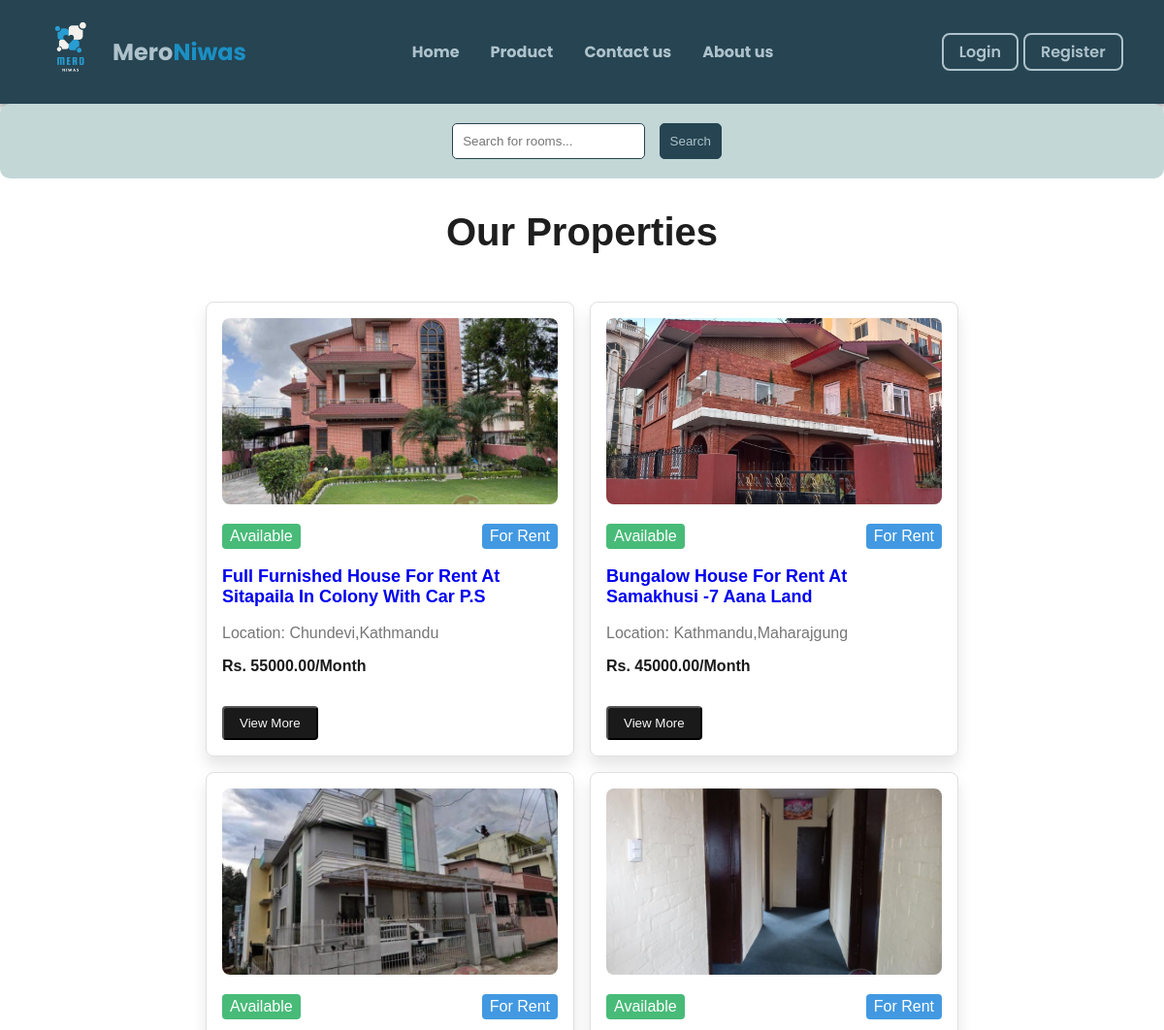
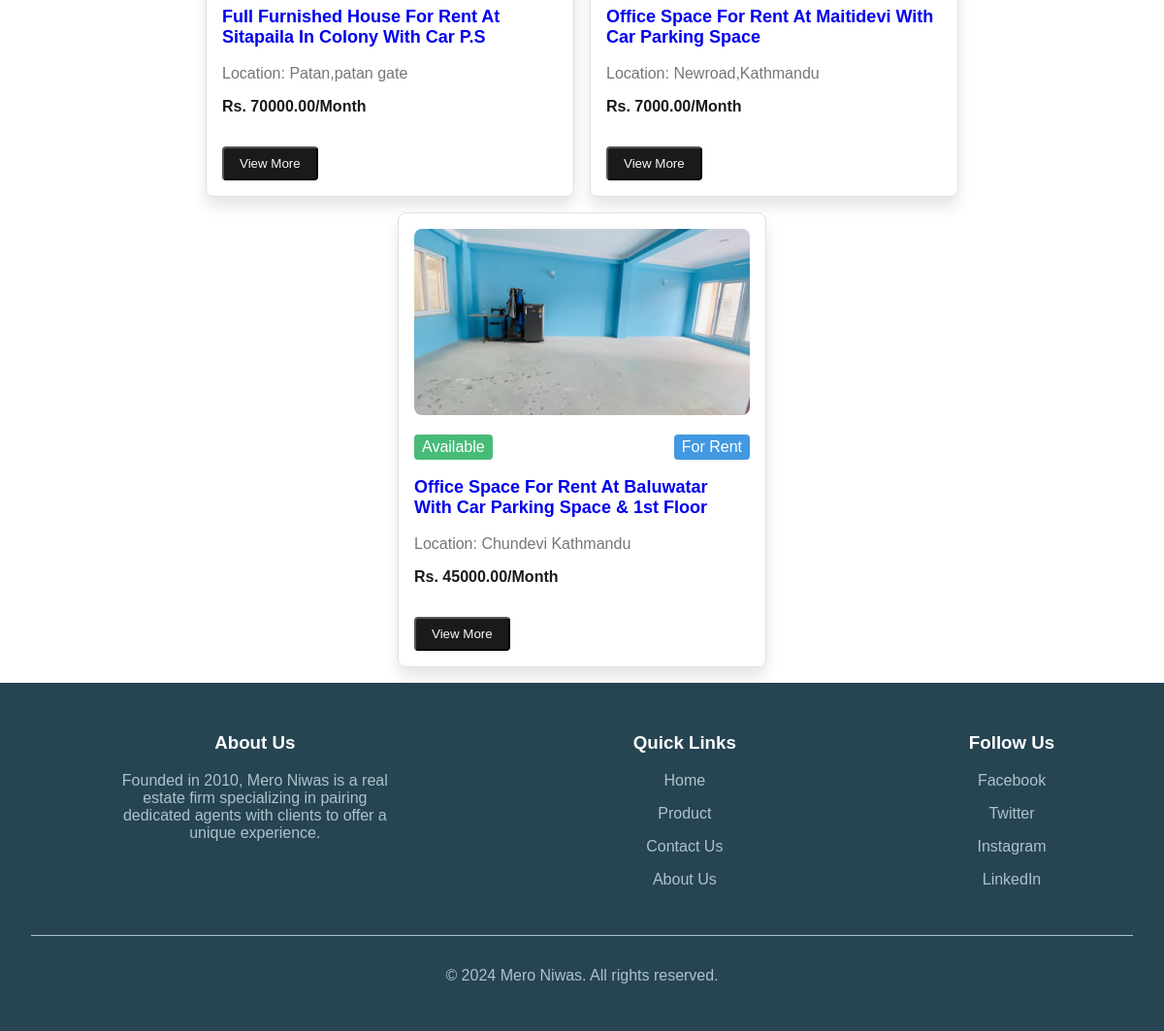
/Product/, run on the app's committed database (2 pictures, top to bottom).
### home/models.py (models this page shows, shortened)
class Room(models.Model):
    title = models.CharField(max_length=200)
    description = models.TextField()
    img = models.FileField(upload_to='static/uploads')  # FileField for uploading images
    location = models.CharField(max_length=100)
    price = models.DecimalField(max_digits=10, decimal_places=2)
    user = models.CharField(default="null" , max_length=255, null=False)
    contact_number = models.CharField(max_length=15, null=True)
    email = models.EmailField(max_length=254, null=True)

### home/views.py (the view)
# urls.py: path('Product/', views.show_product, name='show_product'),
def show_product(request):
    rooms = Room.objects.all()
    if request.user.is_authenticated:
        user_profile = UserProfile.objects.get(user=request.user)
        if user_profile.accountType == "broker":
            return show_productBroker(request, rooms)
        else:
            return render(request, 'home/Product.html', {'rooms': rooms})
    return render(request, 'home/Product.html', {'rooms': rooms})

### home/templates/home/Product.html (shortened to what this page needs)
{% extends 'layout.html' %} {% load static %} {% block main_content %}
<link rel="stylesheet" href="{% static 'css/Product.css' %}" />
<main>
  <div class="search-filter">
    <form method="GET" action="{% url 'show_product' %}">
      <input type="text" name="q" placeholder="Search for rooms..." />
      <button type="submit">Search</button>
    </form>
  </div>
  <h2 style="display: flex; justify-content: center; font-size: 40px;">Our Properties</h2>
  <div class="bg-background text-foreground">
<section class="container mx-auto my-8">
  <div class=" grid grid-cols-1 md:grid-cols-3 gap-4" style="display: flex; flex-wrap: wrap; justify-content: center;">
    {% for room in rooms %}
  <a href="{% url 'product_detail' room.id %}" class="bg-white"style="width: 380px;">
    <div class="border p-4 rounded-lg shadow-lg" >
      <img src="/{{room.img}}" alt="Featured Property 1" class="w-full h-48 object-cover rounded-lg mb-4" />
      <div class="flex justify-between items-center mb-2">
        <span class="bg-green-500 text-white px-2 py-1 rounded">Available</span>
        <span class="bg-blue-500 text-white px-2 py-1 rounded">For Rent</span>
      </div>
      <h3 class="text-lg font-bold">{{ room.title }}</h3>
      <p class="text-muted-foreground mb-2">Location: {{ room.location }}</p>
      <p class="text-primary font-bold">Rs. {{ room.price }}/Month</p>
      <button class="bg-primary text-primary-foreground px-4 py-2 rounded mt-4">View More</button>
    </div>
  </a>
  {% endfor %}
  </div>
</section>
</div>
</main>
{% endblock %}

### templates/layout.html (shortened to what this page needs)
{% load static %}
<!DOCTYPE html>
<html lang="en">
  <head>
    <link rel="stylesheet" href="{% static 'css/style.css'%}" />
  </head>
  <body>
    <header>
      <nav class="navbar">
        <div class="logo">
          <a href="{% url 'home' %}">
            <img src="{% static 'Assets/logo.png'%}" alt="Error loading" />
            <h2 id="ttxt">Mero</h2>
            <h2 id="txt">Niwas</h2>
          </a>
        </div>
        <div class="naav">
          <div class="nav">
            <h4 class="nav-item"><a href="{% url 'home' %}">Home</a></h4>
            <h4 class="nav-item"><a href="{% url 'show_product' %}">Product</a></h4>
            <h4 class="nav-item">
              <a href="{% url 'ContactUs' %}">Contact us</a>
            </h4>
            <h4 class="nav-item"><a href="{% url 'about_us' %}">About us</a></h4>
          </div>
          {% if user.is_authenticated %}
              <div class="user-info">
                  <div class="dropdown">
                    <button class="dropdown-toggle">Welcome, {{ user.username }}</button>
                    <div class="dropdown-menu">
                      <a href="{% url 'profile' %}">
                      <button class="value">
                        <svg
                          viewBox="0 0 16 16"
                          xmlns="http://www.w3.org/2000/svg"
                          data-name="Layer 2"
                        >
                          <path
                            fill="#7D8590"
                            d="m1.5 13v1a.5.5 0 0 0 .3379.4731 18.9718 18.9718 0 0 0 6.1621 1.0269 18.9629 18.9629 0 0 0 6.1621-1.0269.5.5 0 0 0 .3379-.4731v-1a6.5083 6.5083 0 0 0 -4.461-6.1676 3.5 3.5 0 1 0 -4.078 0 6.5083 6.5083 0 0 0 -4.461 6.1676zm4-9a2.5 2.5 0 1 1 2.5 2.5 2.5026 2.5026 0 0 1 -2.5-2.5zm2.5 3.5a5.5066 5.5066 0 0 1 5.5 5.5v.6392a18.08 18.08 0 0 1 -11 0v-.6392a5.5066 5.5066 0 0 1 5.5-5.5z"
                          ></path>
                        </svg>
                        Profile
                      </button>
                    </a>
                    <a href="">
                      <button class="value">
                        <svg id="Line" viewBox="0 0 32 32" xmlns="http://www.w3.org/2000/svg">
                          <path
                            fill="#7D8590"
                            id="XMLID_1646_"
                            d="m17.074 30h-2.148c-1.038 0-1.914-.811-1.994-1.846l-.125-1.635c-.687-.208-1.351-.484-1.985-.824l-1.246 1.067c-.788.677-1.98.631-2.715-.104l-1.52-1.52c-.734-.734-.78-1.927-.104-2.715l1.067-1.246c-.34-.635-.616-1.299-.824-1.985l-1.634-.125c-1.035-.079-1.846-.955-1.846-1.993v-2.148c0-1.038.811-1.914 1.846-1.994l1.635-.125c.208-.687.484-1.351.824-1.985l-1.068-1.247c-.676-.788-.631-1.98.104-2.715l1.52-1.52c.734-.734 1.927-.779 2.715-.104l1.246 1.067c.635-.34 1.299-.616 1.985-.824l.125-1.634c.08-1.034.956-1.845 1.994-1.845h2.148c1.038 0 1.914.811 1.994 1.846l.125 1.635c.687.208 1.351.484 1.985.824l1.246-1.067c.787-.676 1.98-.631 2.715.104l1.52 1.52c.734.734.78 1.927.104 2.715l-1.067 1.246c.34.635.616 1.299.824 1.985l1.634.125c1.035.079 1.846.955 1.846 1.993v2.148c0 1.038-.811 1.914-1.846 1.994l-1.635.125c-.208.687-.484 1.351-.824 1.985l1.067 1.246c.677.788.631 1.98-.104 2.715l-1.52 1.52c-.734.734-1.928.78-2.715.104l-1.246-1.067c-.635.34-1.299.616-1.985.824l-.125 1.634c-.079 1.035-.955 1.846-1.993 1.846zm-5.835-6.373c.848.53 1.768.912 2.734 1.135.426.099.739.462.772.898l.18 2.341 2.149-.001.18-2.34c.033-.437.347-.8.772-.898.967-.223 1.887-.604 2.734-1.135.371-.232.849-.197 1.181.089l1.784 1.529 1.52-1.52-1.529-1.784c-.285-.332-.321-.811-.089-1.181.53-.848.912-1.768 1.135-2.734.099-.426.462-.739.898-.772l2.341-.18h-.001v-2.148l-2.34-.18c-.437-.033-.8-.347-.898-.772-.223-.967-.604-1.887-1.135-2.734-.232-.37-.196-.849.089-1.181l1.529-1.784-1.52-1.52-1.784 1.529c-.332.286-.81.321-1.181.089-.848-.53-1.768-.912-2.734-1.135-.426-.099-.739-.462-.772-.898l-.18-2.341-2.148.001-.18 2.34c-.033.437-.347.8-.772.898-.967.223-1.887.604-2.734 1.135-.37.232-.849.197-1.181-.089l-1.785-1.529-1.52 1.52 1.529 1.784c.285.332.321.811.089 1.181-.53.848-.912 1.768-1.135 2.734-.099.426-.462.739-.898.772l-2.341.18.002 2.148 2.34.18c.437.033.8.347.898.772.223.967.604 1.887 1.135 2.734.232.37.196.849-.089 1.181l-1.529 1.784 1.52 1.52 1.784-1.529c.332-.287.813-.32 1.18-.089z"
                          ></path>
                          <path
                            id="XMLID_1645_"
                            fill="#7D8590"
                            d="m16 23c-3.859 0-7-3.141-7-7s3.141-7 7-7 7 3.141 7 7-3.141 7-7 7zm0-12c-2.757 0-5 2.243-5 5s2.243 5 5 5 5-2.243 5-5-2.243-5-5-5z"
                          ></path>
                        </svg>
                        Account
                      </button>
                    </a>
                      <button class="value">
                        <svg viewBox="0 0 128 128" xmlns="http://www.w3.org/2000/svg">
                          <path
                            fill="#7D8590"
                            d="m109.9 20.63a6.232 6.232 0 0 0 -8.588-.22l-57.463 51.843c-.012.011-.02.024-.031.035s-.023.017-.034.027l-4.721 4.722a1.749 1.749 0 0 0 0 2.475l.341.342-3.16 3.16a8 8 0 0 0 -1.424 1.967 11.382 11.382 0 0 0 -12.055 10.609c-.006.036-.011.074-.015.111a5.763 5.763 0 0 1 -4.928 5.41 1.75 1.75 0 0 0 -.844 3.14c4.844 3.619 9.4 4.915 13.338 4.915a17.14 17.14 0 0 0 11.738-4.545l.182-.167a11.354 11.354 0 0 0 3.348-8.081c0-.225-.02-.445-.032-.667a8.041 8.041 0 0 0 1.962-1.421l3.16-3.161.342.342a1.749 1.749 0 0 0 2.475 0l4.722-4.722c.011-.011.018-.025.029-.036s.023-.018.033-.029l51.844-57.46a6.236 6.236 0 0 0 -.219-8.589zm-70.1 81.311-.122.111c-.808.787-7.667 6.974-17.826 1.221a9.166 9.166 0 0 0 4.36-7.036 1.758 1.758 0 0 0 .036-.273 7.892 7.892 0 0 1 9.122-7.414c.017.005.031.014.048.019a1.717 1.717 0 0 0 .379.055 7.918 7.918 0 0 1 4 13.317zm5.239-10.131c-.093.093-.194.176-.293.26a11.459 11.459 0 0 0 -6.289-6.286c.084-.1.167-.2.261-.3l3.161-3.161 6.321 6.326zm7.214-4.057-9.479-9.479 2.247-2.247 9.479 9.479zm55.267-60.879-50.61 56.092-9.348-9.348 56.092-50.61a2.737 2.737 0 0 1 3.866 3.866z"
                          ></path>
                        </svg>
                        Appearance
                      </button>
                      <button class="value">
                        <svg id="svg8" viewBox="0 0 32 32" xmlns="http://www.w3.org/2000/svg">
                          <g id="layer1" transform="translate(-33.022 -30.617)">
                            <path
                              fill="#7D8590"
                              id="path26276"
                              d="m49.021 31.617c-2.673 0-4.861 2.188-4.861 4.861 0 1.606.798 3.081 1.873 3.834h-7.896c-1.7 0-3.098 1.401-3.098 3.1s1.399 3.098 3.098 3.098h4.377l.223 2.641s-1.764 8.565-1.764 8.566c-.438 1.642.55 3.355 2.191 3.795s3.327-.494 3.799-2.191l2.059-5.189 2.059 5.189c.44 1.643 2.157 2.631 3.799 2.191s2.63-2.153 2.191-3.795l-1.764-8.566.223-2.641h4.377c1.699 0 3.098-1.399 3.098-3.098s-1.397-3.1-3.098-3.1h-7.928c1.102-.771 1.904-2.228 1.904-3.834 0-2.672-2.189-4.861-4.862-4.861zm0 2c1.592 0 2.861 1.27 2.861 2.861 0 1.169-.705 2.214-1.789 2.652-.501.203-.75.767-.563 1.273l.463 1.254c.145.393.519.654.938.654h8.975c.626 0 1.098.473 1.098 1.1s-.471 1.098-1.098 1.098h-5.297c-.52 0-.952.398-.996.916l-.311 3.701c-.008.096-.002.191.018.285 0 0 1.813 8.802 1.816 8.82.162.604-.173 1.186-.777 1.348s-1.184-.173-1.346-.777c-.01-.037-3.063-7.76-3.063-7.76-.334-.842-1.525-.842-1.859 0 0 0-3.052 7.723-3.063 7.76-.162.604-.741.939-1.346.777s-.939-.743-.777-1.348c.004-.019 1.816-8.82 1.816-8.82.02-.094.025-.189.018-.285l-.311-3.701c-.044-.518-.477-.916-.996-.916h-5.297c-.627 0-1.098-.471-1.098-1.098s.472-1.1 1.098-1.1h8.975c.419 0 .793-.262.938-.654l.463-1.254c.188-.507-.062-1.07-.563-1.273-1.084-.438-1.789-1.483-1.789-2.652.001-1.591 1.271-2.861 2.862-2.861z"
                            ></path>
                          </g>
                        </svg>
                        Accessibility
                      </button>
                      <hr class="section-divider" style="margin: 4px;"/>
                      <a href="{% url 'logout' %}" style="margin: 0;">
                      <button class="value">
                        <img src="{% static 'Assets/logout.svg'%}" alt="." style="width: 15px; margin-left: 4px; ">
                        LogOut
                      </button>
                    </a>
                    </div>
                </div>
              </div>
          {% else %}
              <div class="log">
                  <a href="{% url 'login' %}" class="anker">
                      <button type="submit" class="button nav-item">
                          Login
                      </button>
                  </a>
                  <a href="{% url 'selectregister' %}" class="anker">
                      <button type="submit" class="button nav-item">
                          Register
                      </button>
                  </a>
              </div>
          {% endif %}
        </div>
      </nav>
    </header>
    <div class="main">
      {% block main_content %} {% endblock %}
    </div>
    <footer>
      <div class="footer-content">
        <div class="footer-section about">
          <h3>About Us</h3>
          <p>
            Founded in 2010, Mero Niwas is a real estate firm specializing in
            pairing dedicated agents with clients to offer a unique experience.
          </p>
        </div>
        <div class="footer-section links">
          <h3>Quick Links</h3>
          <ul>
            <li><a href="#">Home</a></li>
            <li><a href="{% url 'show_product' %}">Product</a></li>
            <li><a href="{% url 'ContactUs'%}">Contact Us</a></li>
            <li><a href="{% url 'about_us' %}">About Us</a></li>
          </ul>
        </div>
        <div class="footer-section social">
          <h3>Follow Us</h3>
          <ul>
            <li><a href="#">Facebook</a></li>
            <li><a href="#">Twitter</a></li>
            <li><a href="#">Instagram</a></li>
            <li><a href="#">LinkedIn</a></li>
          </ul>
        </div>
      </div>
      <div class="footer-bottom">
        <p>&copy; 2024 Mero Niwas. All rights reserved.</p>
      </div>
    </footer>
  </body>
</html>

### data on the page
Room: img (picture), title "Full Furnished House For Rent At Sitapaila In Colony With Car P.S", location "Chundevi,Kathmandu", price "55000.00"
Room: img (picture), title "Bungalow House For Rent At Samakhusi -7 Aana Land", location "Kathmandu,Maharajgung", price "45000.00"
Room: img (picture), title "Full Furnished House For Rent At Sitapaila In Colony With Car P.S", location "Patan,patan gate", price "70000.00"
Room: img (picture), title "Office Space For Rent At Maitidevi With Car Parking Space", location "Newroad,Kathmandu", price "7000.00"
Room: img (picture), title "Office Space For Rent At Baluwatar With Car Parking Space & 1st Floor", location "Chundevi Kathmandu", price "45000.00"
